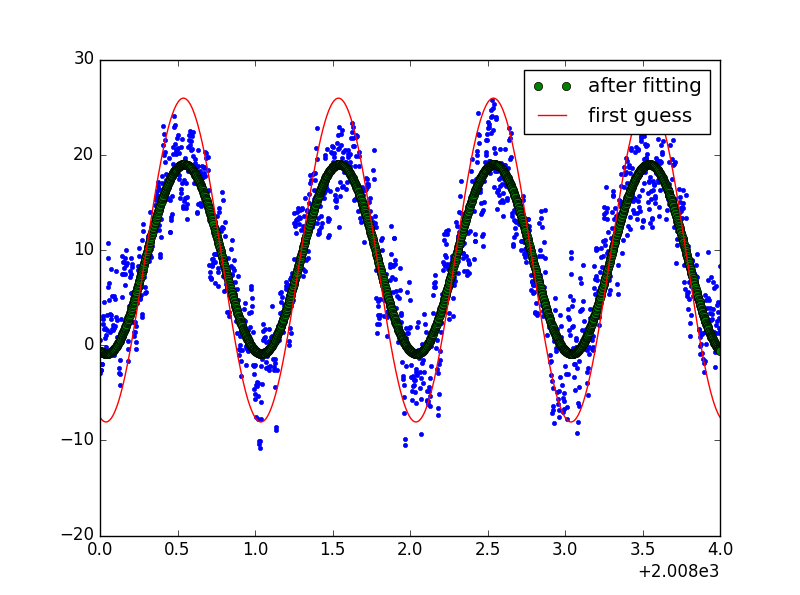

This chart was generated by the following Python code:
import numpy as np
import pylab as plt
from scipy.optimize import curve_fit
from scipy.signal import argrelextrema

#load data, find standard deviation, cut 3 standard deviations from temperature
data=np.loadtxt('munich.txt')
std_dev=np.std(data[:,1])
data=data[data[:,1]<3*std_dev]
data=data[data[:,1]>(-3)*std_dev]

#input parameters
guess_freq=1
guess_amp=3*np.std(data[:,1])/(2**0.5)
guess_phase=2.9
guess_offset=np.mean(data[:,1])
p0=[guess_freq, guess_amp, guess_phase, guess_offset]

#define function for fit
def my_fun(x,freq,amp,phase,offset):
	return np.cos(x*2*np.pi*freq+phase)*amp+offset

#fit
fit=curve_fit(my_fun, data[:,0], data[:,1], p0=p0)

data_first_guess=my_fun(data[:,0], *p0)
data_fit=my_fun(data[:,0], *fit[0])

#part b) calculating average, hottest and coldest temperatures predicted by model
#find local maxima and minima, then print aveages 
hottest=data_fit[argrelextrema(data_fit,np.greater)[0]]
coldest=data_fit[argrelextrema(data_fit,np.less)[0]]
print('Overal average temperature:',np.average(data_fit))
print('Hottest day:',np.average(hottest))
print('Coldest day:',np.average(coldest))

#plotting results
plt.plot(data[:,0],data[:,1], '.')
plt.plot(data[:,0],data_fit,'o',label='after fitting')
plt.plot(data[:,0],data_first_guess, label='first guess')
plt.xlim(2008,2012)
plt.legend()
plt.show()

#part a) best fit values are: Frequency=1, Phase=2.9
#part b) Average=8.9 ; Hottest=18.7 ; Coldest=-0.6
#part c) parameter b is phase, it characterizes seasons of year
#part c) if we are in antiphase, then model fits summer with winter, spring with autumn etc.
